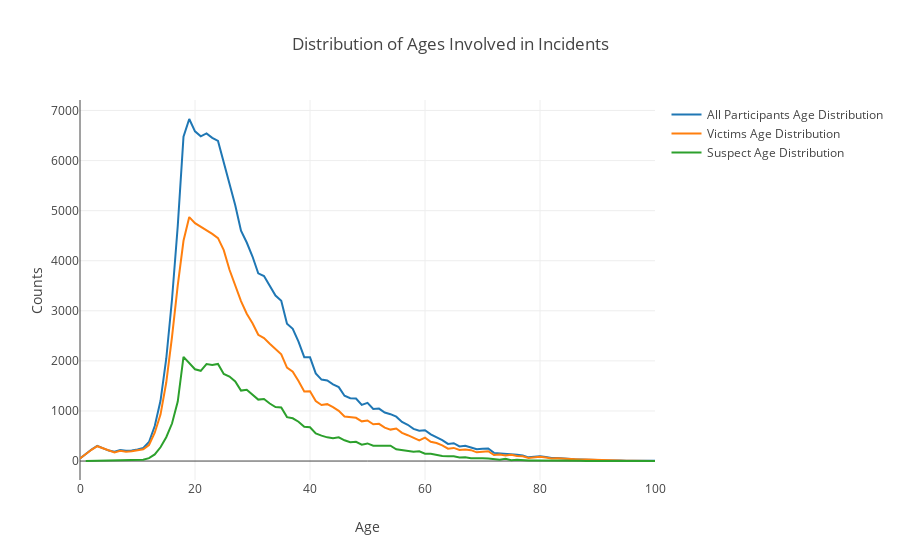

Notebook code cell kept with this figure:
### Code cell
layout = go.Layout(
    title = 'Distribution of Ages Involved in Incidents',
    yaxis = dict(title = 'Counts'),
    xaxis = dict(title = 'Age', range = [0, 100])
)

trace1 = go.Line(
    x = unique_ages,
    y = ages_count,
    name = 'All Participants Age Distribution'
)

trace2 = go.Line(
    x = victim_unique_ages,
    y = victim_ages_count,
    name = 'Victims Age Distribution'
)

trace3 = go.Line(
    x = suspect_unique_ages,
    y = suspect_ages_count,
    name = 'Suspect Age Distribution'
)

fig = go.Figure(data = [trace1, trace2, trace3], layout = layout)
py.offline.iplot(fig)

### Figure 1 — Plotly figure (JSON) as saved in the notebook; plotly's stock layout.template omitted (floating-point values rounded to 4 significant figures)
{"data": [{"name": "All Participants Age Distribution", "type": "scatter", "uid": "add7e93a-5d05-46e7-aadd-13f9460b0b61", "x": [0, 1, 2, 3, 4, 5, 6, 7, 8, 9, 10, 11, 12, 13, 14, 15, 16, 17, 18, 19, 20, 21, 22, 23, 24, 25, 26, 27, 28, 29, 30, 31, 32, 33, 34, 35, 36, 37, 38, 39, 40, 41, 42, 43, 44, 45, 46, 47, 48, 49, 50, 51, 52, 53, 54, 55, 56, 57, 58, 59, 60, 61, 62, 63, 64, 65, 66, 67, 68, 69, 70, 71, 72, 73, 74, 75, 76, 77, 78, 79, 80, 81, 82, 83, 84, 85, 86, 87, 88, 89, 90, 91, 92, 93, 94, 95, 96, 97, 99, 100, 101, 209, 311], "y": [50, 144, 230, 303, 256, 209, 185, 218, 207, 211, 233, 261, 379, 699, 1203, 2043, 3226, 4694, 6477, 6830, 6583, 6485, 6541, 6453, 6391, 5951, 5506, 5108, 4601, 4364, 4084, 3749, 3694, 3491, 3305, 3199, 2743, 2640, 2384, 2074, 2071, 1749, 1627, 1609, 1531, 1476, 1303, 1256, 1248, 1121, 1161, 1040, 1048, 969, 936, 886, 782, 725, 643, 606, 615, 532, 479, 417, 342, 357, 292, 307, 272, 235, 244, 250, 163, 156, 155, 142, 126, 109, 74, 86, 95, 83, 60, 63, 51, 43, 35, 33, 32, 28, 22, 11, 14, 6, 9, 5, 4, 1, 1, 1, 2, 1, 1]}, {"name": "Victims Age Distribution", "type": "scatter", "uid": "64db38cb-cb08-46d3-b1f6-ff8448ac4b52", "x": [0, 1, 2, 3, 4, 5, 6, 7, 8, 9, 10, 11, 12, 13, 14, 15, 16, 17, 18, 19, 20, 21, 22, 23, 24, 25, 26, 27, 28, 29, 30, 31, 32, 33, 34, 35, 36, 37, 38, 39, 40, 41, 42, 43, 44, 45, 46, 47, 48, 49, 50, 51, 52, 53, 54, 55, 56, 57, 58, 59, 60, 61, 62, 63, 64, 65, 66, 67, 68, 69, 70, 71, 72, 73, 74, 75, 76, 77, 78, 79, 80, 81, 82, 83, 84, 85, 86, 87, 88, 89, 90, 91, 92, 93, 94, 95, 96, 97, 99, 100, 101, 209], "y": [50, 141, 225, 296, 251, 200, 170, 204, 188, 195, 211, 235, 320, 566, 928, 1568, 2477, 3507, 4398, 4871, 4750, 4683, 4605, 4537, 4452, 4212, 3819, 3520, 3194, 2941, 2752, 2522, 2455, 2342, 2227, 2130, 1866, 1786, 1599, 1390, 1395, 1198, 1120, 1136, 1075, 1002, 888, 881, 864, 793, 809, 733, 743, 668, 628, 650, 563, 516, 456, 411, 467, 386, 361, 314, 247, 262, 221, 232, 217, 174, 186, 197, 120, 130, 111, 124, 99, 96, 62, 76, 84, 70, 51, 56, 47, 36, 28, 29, 29, 25, 18, 8, 14, 4, 7, 5, 4, 1, 1, 1, 2, 1]}, {"name": "Suspect Age Distribution", "type": "scatter", "uid": "5ff426a0-2cd0-48e7-b6f9-66b4c14710a2", "x": [1, 2, 3, 4, 5, 6, 7, 8, 9, 10, 11, 12, 13, 14, 15, 16, 17, 18, 19, 20, 21, 22, 23, 24, 25, 26, 27, 28, 29, 30, 31, 32, 33, 34, 35, 36, 37, 38, 39, 40, 41, 42, 43, 44, 45, 46, 47, 48, 49, 50, 51, 52, 53, 54, 55, 56, 57, 58, 59, 60, 61, 62, 63, 64, 65, 66, 67, 68, 69, 70, 71, 72, 73, 74, 75, 76, 77, 78, 79, 80, 81, 82, 83, 84, 85, 86, 87, 88, 89, 90, 91, 93, 94, 311], "y": [3, 5, 7, 5, 9, 15, 14, 19, 16, 22, 26, 59, 133, 275, 475, 749, 1187, 2079, 1959, 1833, 1802, 1936, 1916, 1939, 1739, 1687, 1588, 1407, 1423, 1332, 1227, 1239, 1149, 1078, 1069, 877, 854, 785, 684, 676, 551, 507, 473, 456, 474, 415, 375, 384, 328, 352, 307, 305, 301, 308, 236, 219, 209, 187, 195, 148, 146, 118, 103, 95, 95, 71, 75, 55, 61, 58, 53, 43, 26, 44, 18, 27, 13, 12, 10, 11, 13, 9, 7, 4, 7, 7, 4, 3, 3, 4, 3, 2, 2, 1]}], "layout": {"title": "Distribution of Ages Involved in Incidents", "xaxis": {"range": [0, 100], "title": "Age"}, "yaxis": {"title": "Counts"}}}
